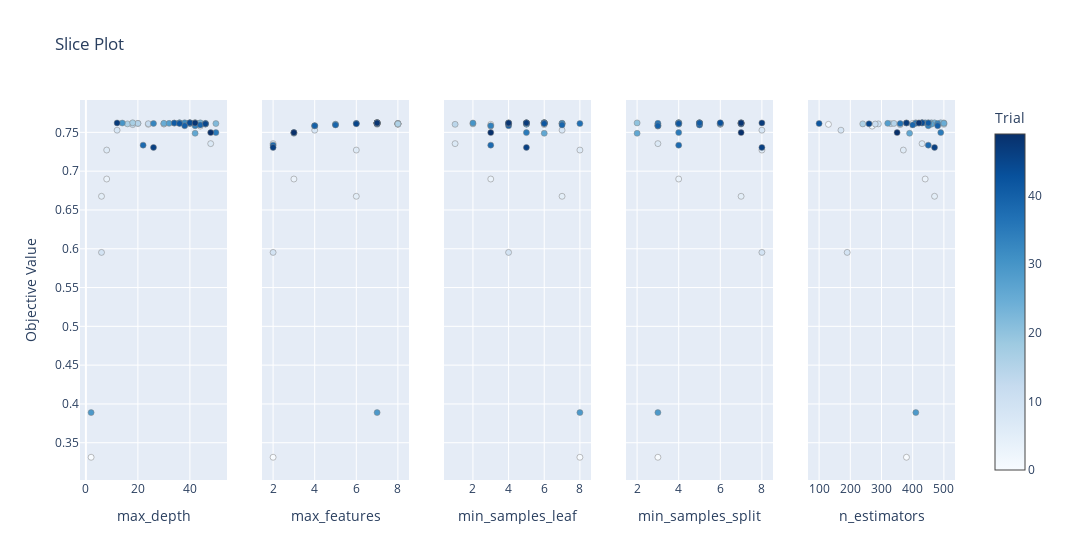

Source (notebook cell):
### Code cell
optuna.visualization.plot_slice(study)

### Figure 1 — Plotly figure (JSON) as saved in the notebook; plotly's stock layout.template omitted (floating-point values rounded to 4 significant figures)
{"data": [{"marker": {"color": [0, 1, 2, 3, 4, 5, 6, 7, 8, 9, 10, 11, 12, 13, 14, 15, 16, 17, 18, 19, 20, 21, 22, 23, 24, 25, 26, 27, 28, 29, 30, 31, 32, 33, 34, 35, 36, 37, 38, 39, 40, 41, 42, 43, 44, 45, 46, 47, 48, 49], "colorbar": {"title": {"text": "Trial"}, "x": 1, "xpad": 40}, "colorscale": [[0, "rgb(247,251,255)"], [0.125, "rgb(222,235,247)"], [0.25, "rgb(198,219,239)"], [0.375, "rgb(158,202,225)"], [0.5, "rgb(107,174,214)"], [0.625, "rgb(66,146,198)"], [0.75, "rgb(33,113,181)"], [0.875, "rgb(8,81,156)"], [1, "rgb(8,48,107)"]], "line": {"color": "Grey", "width": 0.5}, "showscale": true}, "mode": "markers", "showlegend": false, "type": "scatter", "x": [2, 24, 44, 8, 20, 6, 8, 48, 12, 6, 30, 30, 24, 18, 38, 20, 16, 18, 34, 36, 40, 42, 50, 42, 44, 30, 42, 46, 32, 2, 14, 36, 38, 26, 42, 50, 46, 40, 22, 44, 38, 34, 36, 40, 40, 46, 26, 12, 42, 48], "xaxis": "x", "y": [0.3313, 0.7604, 0.758, 0.6899, 0.7616, 0.6676, 0.7272, 0.7355, 0.7528, 0.5953, 0.7609, 0.7608, 0.7612, 0.76, 0.7604, 0.7615, 0.7609, 0.7623, 0.762, 0.7623, 0.7622, 0.7623, 0.7614, 0.7624, 0.7623, 0.7617, 0.7489, 0.7606, 0.7616, 0.3889, 0.762, 0.7623, 0.7624, 0.7615, 0.7586, 0.7497, 0.7616, 0.7613, 0.7335, 0.7596, 0.7585, 0.762, 0.7614, 0.7623, 0.7623, 0.761, 0.7306, 0.7622, 0.7621, 0.7497], "yaxis": "y"}, {"marker": {"color": [0, 1, 2, 3, 4, 5, 6, 7, 8, 9, 10, 11, 12, 13, 14, 15, 16, 17, 18, 19, 20, 21, 22, 23, 24, 25, 26, 27, 28, 29, 30, 31, 32, 33, 34, 35, 36, 37, 38, 39, 40, 41, 42, 43, 44, 45, 46, 47, 48, 49], "colorbar": {"title": {"text": "Trial"}, "x": 1, "xpad": 40}, "colorscale": [[0, "rgb(247,251,255)"], [0.125, "rgb(222,235,247)"], [0.25, "rgb(198,219,239)"], [0.375, "rgb(158,202,225)"], [0.5, "rgb(107,174,214)"], [0.625, "rgb(66,146,198)"], [0.75, "rgb(33,113,181)"], [0.875, "rgb(8,81,156)"], [1, "rgb(8,48,107)"]], "line": {"color": "Grey", "width": 0.5}, "showscale": false}, "mode": "markers", "showlegend": false, "type": "scatter", "x": [2, 8, 4, 3, 8, 6, 6, 2, 4, 2, 8, 8, 8, 5, 7, 8, 8, 7, 7, 7, 7, 7, 7, 7, 7, 7, 3, 5, 7, 7, 7, 7, 7, 7, 4, 3, 6, 7, 2, 5, 4, 7, 7, 7, 7, 6, 2, 7, 7, 3], "xaxis": "x2", "y": [0.3313, 0.7604, 0.758, 0.6899, 0.7616, 0.6676, 0.7272, 0.7355, 0.7528, 0.5953, 0.7609, 0.7608, 0.7612, 0.76, 0.7604, 0.7615, 0.7609, 0.7623, 0.762, 0.7623, 0.7622, 0.7623, 0.7614, 0.7624, 0.7623, 0.7617, 0.7489, 0.7606, 0.7616, 0.3889, 0.762, 0.7623, 0.7624, 0.7615, 0.7586, 0.7497, 0.7616, 0.7613, 0.7335, 0.7596, 0.7585, 0.762, 0.7614, 0.7623, 0.7623, 0.761, 0.7306, 0.7622, 0.7621, 0.7497], "yaxis": "y2"}, {"marker": {"color": [0, 1, 2, 3, 4, 5, 6, 7, 8, 9, 10, 11, 12, 13, 14, 15, 16, 17, 18, 19, 20, 21, 22, 23, 24, 25, 26, 27, 28, 29, 30, 31, 32, 33, 34, 35, 36, 37, 38, 39, 40, 41, 42, 43, 44, 45, 46, 47, 48, 49], "colorbar": {"title": {"text": "Trial"}, "x": 1, "xpad": 40}, "colorscale": [[0, "rgb(247,251,255)"], [0.125, "rgb(222,235,247)"], [0.25, "rgb(198,219,239)"], [0.375, "rgb(158,202,225)"], [0.5, "rgb(107,174,214)"], [0.625, "rgb(66,146,198)"], [0.75, "rgb(33,113,181)"], [0.875, "rgb(8,81,156)"], [1, "rgb(8,48,107)"]], "line": {"color": "Grey", "width": 0.5}, "showscale": false}, "mode": "markers", "showlegend": false, "type": "scatter", "x": [8, 3, 3, 3, 4, 7, 8, 1, 7, 4, 5, 5, 5, 6, 1, 4, 2, 4, 6, 6, 6, 6, 7, 6, 5, 7, 6, 5, 4, 8, 2, 6, 6, 7, 3, 5, 6, 8, 3, 7, 4, 6, 6, 5, 5, 4, 5, 5, 4, 3], "xaxis": "x3", "y": [0.3313, 0.7604, 0.758, 0.6899, 0.7616, 0.6676, 0.7272, 0.7355, 0.7528, 0.5953, 0.7609, 0.7608, 0.7612, 0.76, 0.7604, 0.7615, 0.7609, 0.7623, 0.762, 0.7623, 0.7622, 0.7623, 0.7614, 0.7624, 0.7623, 0.7617, 0.7489, 0.7606, 0.7616, 0.3889, 0.762, 0.7623, 0.7624, 0.7615, 0.7586, 0.7497, 0.7616, 0.7613, 0.7335, 0.7596, 0.7585, 0.762, 0.7614, 0.7623, 0.7623, 0.761, 0.7306, 0.7622, 0.7621, 0.7497], "yaxis": "y3"}, {"marker": {"color": [0, 1, 2, 3, 4, 5, 6, 7, 8, 9, 10, 11, 12, 13, 14, 15, 16, 17, 18, 19, 20, 21, 22, 23, 24, 25, 26, 27, 28, 29, 30, 31, 32, 33, 34, 35, 36, 37, 38, 39, 40, 41, 42, 43, 44, 45, 46, 47, 48, 49], "colorbar": {"title": {"text": "Trial"}, "x": 1, "xpad": 40}, "colorscale": [[0, "rgb(247,251,255)"], [0.125, "rgb(222,235,247)"], [0.25, "rgb(198,219,239)"], [0.375, "rgb(158,202,225)"], [0.5, "rgb(107,174,214)"], [0.625, "rgb(66,146,198)"], [0.75, "rgb(33,113,181)"], [0.875, "rgb(8,81,156)"], [1, "rgb(8,48,107)"]], "line": {"color": "Grey", "width": 0.5}, "showscale": false}, "mode": "markers", "showlegend": false, "type": "scatter", "x": [3, 3, 3, 4, 7, 7, 8, 3, 8, 8, 6, 6, 6, 5, 6, 7, 7, 7, 5, 5, 2, 4, 4, 4, 4, 4, 2, 4, 5, 3, 4, 5, 5, 5, 3, 4, 3, 6, 4, 5, 3, 5, 4, 6, 7, 7, 8, 8, 7, 7], "xaxis": "x4", "y": [0.3313, 0.7604, 0.758, 0.6899, 0.7616, 0.6676, 0.7272, 0.7355, 0.7528, 0.5953, 0.7609, 0.7608, 0.7612, 0.76, 0.7604, 0.7615, 0.7609, 0.7623, 0.762, 0.7623, 0.7622, 0.7623, 0.7614, 0.7624, 0.7623, 0.7617, 0.7489, 0.7606, 0.7616, 0.3889, 0.762, 0.7623, 0.7624, 0.7615, 0.7586, 0.7497, 0.7616, 0.7613, 0.7335, 0.7596, 0.7585, 0.762, 0.7614, 0.7623, 0.7623, 0.761, 0.7306, 0.7622, 0.7621, 0.7497], "yaxis": "y4"}, {"marker": {"color": [0, 1, 2, 3, 4, 5, 6, 7, 8, 9, 10, 11, 12, 13, 14, 15, 16, 17, 18, 19, 20, 21, 22, 23, 24, 25, 26, 27, 28, 29, 30, 31, 32, 33, 34, 35, 36, 37, 38, 39, 40, 41, 42, 43, 44, 45, 46, 47, 48, 49], "colorbar": {"title": {"text": "Trial"}, "x": 1, "xpad": 40}, "colorscale": [[0, "rgb(247,251,255)"], [0.125, "rgb(222,235,247)"], [0.25, "rgb(198,219,239)"], [0.375, "rgb(158,202,225)"], [0.5, "rgb(107,174,214)"], [0.625, "rgb(66,146,198)"], [0.75, "rgb(33,113,181)"], [0.875, "rgb(8,81,156)"], [1, "rgb(8,48,107)"]], "line": {"color": "Grey", "width": 0.5}, "showscale": false}, "mode": "markers", "showlegend": false, "type": "scatter", "x": [380, 130, 270, 440, 400, 470, 370, 430, 170, 190, 290, 280, 330, 360, 500, 340, 240, 410, 420, 430, 500, 490, 460, 460, 470, 500, 390, 460, 320, 410, 380, 440, 450, 480, 450, 490, 410, 360, 450, 400, 480, 450, 100, 430, 430, 260, 470, 380, 420, 350], "xaxis": "x5", "y": [0.3313, 0.7604, 0.758, 0.6899, 0.7616, 0.6676, 0.7272, 0.7355, 0.7528, 0.5953, 0.7609, 0.7608, 0.7612, 0.76, 0.7604, 0.7615, 0.7609, 0.7623, 0.762, 0.7623, 0.7622, 0.7623, 0.7614, 0.7624, 0.7623, 0.7617, 0.7489, 0.7606, 0.7616, 0.3889, 0.762, 0.7623, 0.7624, 0.7615, 0.7586, 0.7497, 0.7616, 0.7613, 0.7335, 0.7596, 0.7585, 0.762, 0.7614, 0.7623, 0.7623, 0.761, 0.7306, 0.7622, 0.7621, 0.7497], "yaxis": "y5"}], "layout": {"title": {"text": "Slice Plot"}, "width": 1500, "xaxis": {"anchor": "y", "domain": [0, 0.168], "title": {"text": "max_depth"}}, "xaxis2": {"anchor": "y2", "domain": [0.208, 0.376], "title": {"text": "max_features"}}, "xaxis3": {"anchor": "y3", "domain": [0.416, 0.584], "title": {"text": "min_samples_leaf"}}, "xaxis4": {"anchor": "y4", "domain": [0.624, 0.792], "title": {"text": "min_samples_split"}}, "xaxis5": {"anchor": "y5", "domain": [0.832, 1], "title": {"text": "n_estimators"}}, "yaxis": {"anchor": "x", "domain": [0, 1], "title": {"text": "Objective Value"}}, "yaxis2": {"anchor": "x2", "domain": [0, 1], "matches": "y", "showticklabels": false}, "yaxis3": {"anchor": "x3", "domain": [0, 1], "matches": "y", "showticklabels": false}, "yaxis4": {"anchor": "x4", "domain": [0, 1], "matches": "y", "showticklabels": false}, "yaxis5": {"anchor": "x5", "domain": [0, 1], "matches": "y", "showticklabels": false}}}
